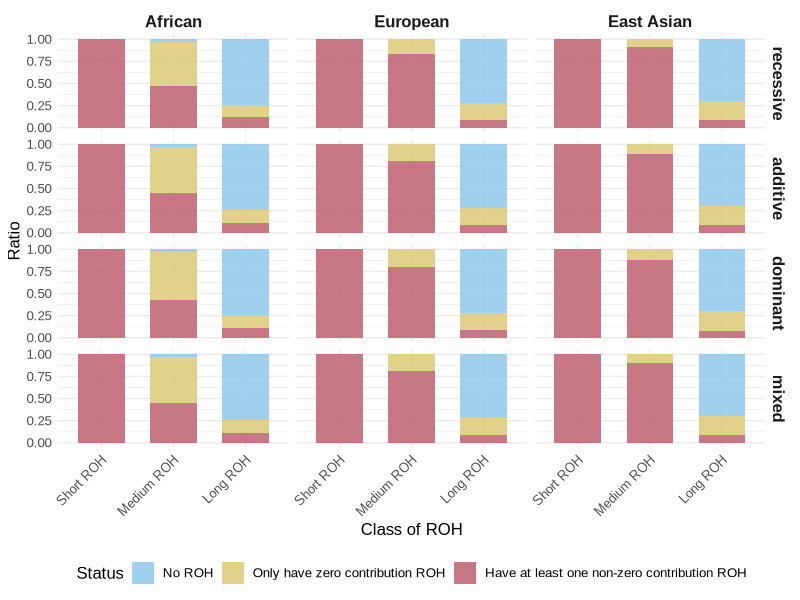
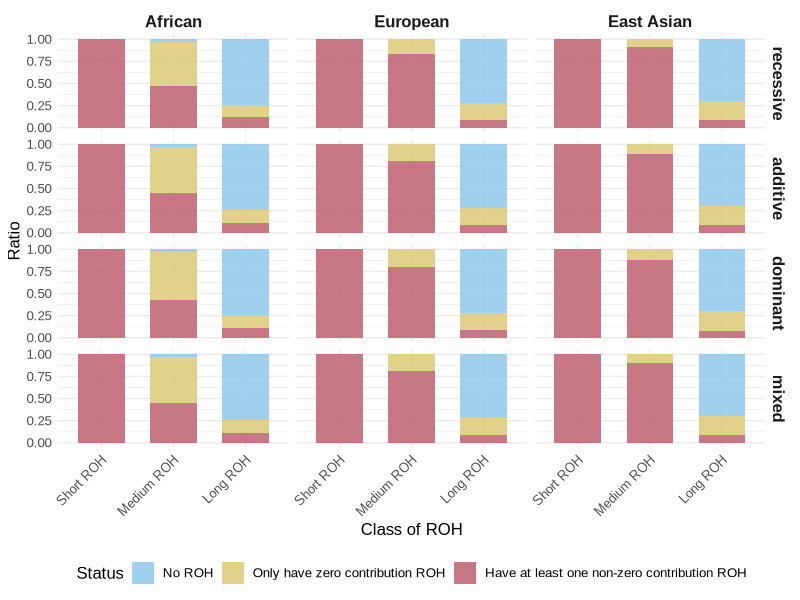

R code for these plots, in order:
# author: Mingzuyu Pan(mzp5919@psu.edu)

# Load libraries for following plotting and analysis
library(tidyverse)
library(ggplot2) 
library(dplyr)
options(scipen = 999)

# Read raw data
df_raw = read_csv("calculate_0_proportion_deleterious.csv")

# Double check the existence of nan value before moving forward
print(all(df_raw$A_nan == 0))
print(all(df_raw$B_nan == 0))
print(all(df_raw$C_nan == 0))
print(all(df_raw$NONE_nan == 0))

# Delete the columns ending with nan
df_ready = df_raw %>%
  select(-ends_with("_nan"))

# Change the format of dataframe
df_analysis = df_ready %>%
pivot_longer(
  cols = A_0:NONE_2,
  names_to = c("ROH_Type", "Status"),
  names_sep = "_",
  values_to = "Count" 
) 

# Calculate the proportion instead of just counting numbers
df_analysis$Ratio = df_analysis$Count/500
df_analysis = df_analysis %>% select(-"Count")

# Calculate the mean value and standard error of each group
df_summary = df_analysis %>% group_by(hXX,pop,ROH_Type,Status) %>%
                        summarise(mean_Ratio = mean(Ratio),
                                  sd_Ratio = sd(Ratio),
                                  .groups = 'drop')
df_summary$se_Ratio = df_summary$sd_Ratio/sqrt(500)

df_summary_keep = df_summary
df_summary = df_summary[df_summary$ROH_Type != "NONE", ]

df_summary = df_summary %>%
  mutate(
    hXX = case_when(
      hXX == "h00" ~ "recessive",
      hXX == "h05" ~ "additive",
      hXX == "h10" ~ "dominant",
      hXX == "h15" ~ "mixed",
      TRUE ~ hXX 
    ),
    ROH_Type = case_when(
      ROH_Type == "A" ~ "Short ROH",
      ROH_Type == "B" ~ "Medium ROH",
      ROH_Type == "C" ~ "Long ROH",
      #ROH_Type == "NONE" ~ "Non-ROH",
      TRUE ~ ROH_Type
    ),
    Status = case_when(
      Status == "0" ~ "No ROH",
      Status == "2" ~ "Have at least one non-zero contribution ROH",
      Status == "1" ~ "Only have zero contribution ROH",
      TRUE ~ Status
    ),
    pop = case_when(
      pop == "p1" ~ "African",
      pop == "p2" ~ "European",
      pop == "p3" ~ "East Asian",
      TRUE ~ pop
    ))

df_summary <- df_summary %>%
  mutate(
    #ROH_Type = factor(ROH_Type, levels = c("Short ROH", "Medium ROH", "Long ROH", "Non-ROH")),
    ROH_Type = factor(ROH_Type, levels = c("Short ROH", "Medium ROH", "Long ROH")),
    pop = factor(pop, levels = c("African", "European", "East Asian")),
    hXX = factor(hXX, levels = c("recessive", "additive", "dominant","mixed")),
    Status = factor(Status, levels = c("No ROH", 
                                       "Only have zero contribution ROH", 
                                       "Have at least one non-zero contribution ROH"))
  )


df_plot = ggplot(df_summary, aes(x = ROH_Type, y = mean_Ratio, fill = Status)) +
  geom_col(position = "stack", alpha = 0.9, width = 0.65) +
  scale_fill_manual(values = c(
    "No ROH" = rgb(148, 203, 236, maxColorValue = 255),
    "Only have zero contribution ROH" = rgb(220, 205, 125, maxColorValue = 255),
    "Have at least one non-zero contribution ROH" = rgb(194, 106, 119, maxColorValue = 255)
  ))+
  facet_grid(hXX ~ pop) +
  labs(
    x = "Class of ROH",
    y = "Ratio",
    fill = "Status"
  ) +
  theme_minimal() +
  theme(
    text = element_text(family = "Arial", size = 12),
    axis.text.x = element_text(angle = 45, hjust = 1),
    strip.text = element_text(face = "bold", size = 12),
    legend.position = "bottom",  # Position the legend at the bottom
    legend.direction = "horizontal"
  )
df_plot
ggsave(
  filename = "zero_ind_proportion_deleterious.pdf",
  plot     = df_plot,
  device   = cairo_pdf, 
  width    = 8,
  height   = 8,
  units    = "in"
)
